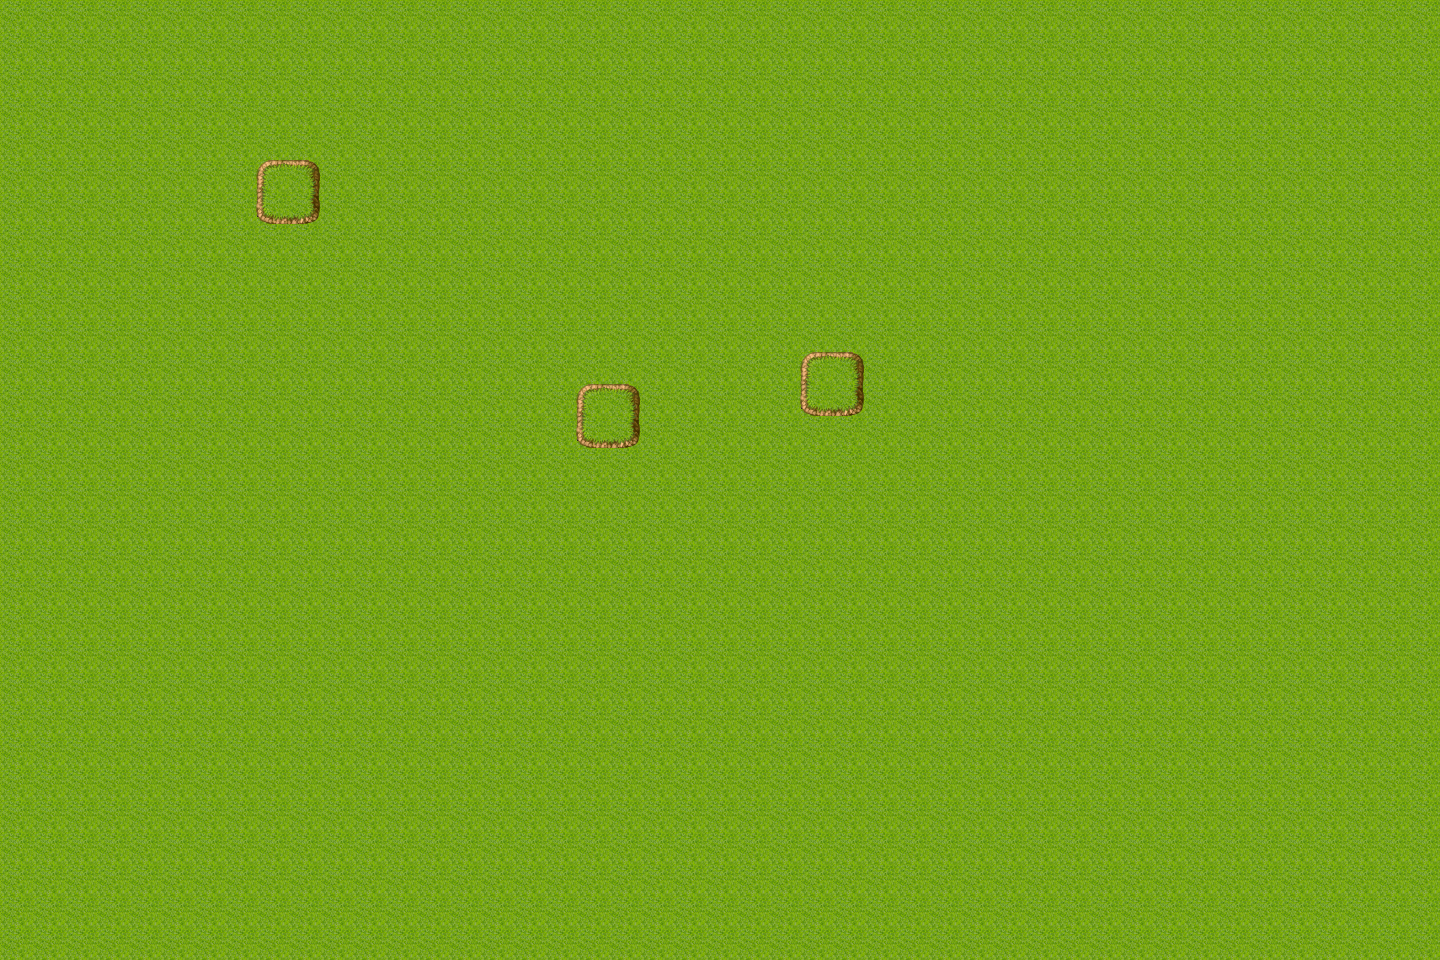

A level layout from a 2D game, rendered from its tile map. Below: a short description, then the map file with tile-grid data replaced by summaries:
An orthogonal 45x30 tile map with 32x32 px tiles, 2 tile layers (Tile Layer 1, Tile Layer 2).

<map version="1.0" orientation="orthogonal" width="45" height="30" tilewidth="32" tileheight="32">
 <tileset firstgid="1" name="tile2" tilewidth="32" tileheight="32">
  <image source="tile2.png" width="512" height="639" />
 </tileset>
 <layer name="Tile Layer 1" width="45" height="30">
  <data>[1350 cells, 1350 non-empty, 1 distinct tile ids]</data>
 </layer>
 <layer name="Tile Layer 2" width="45" height="30">
  <data>[1350 cells, 12 non-empty, 4 distinct tile ids]</data>
 </layer>
</map>